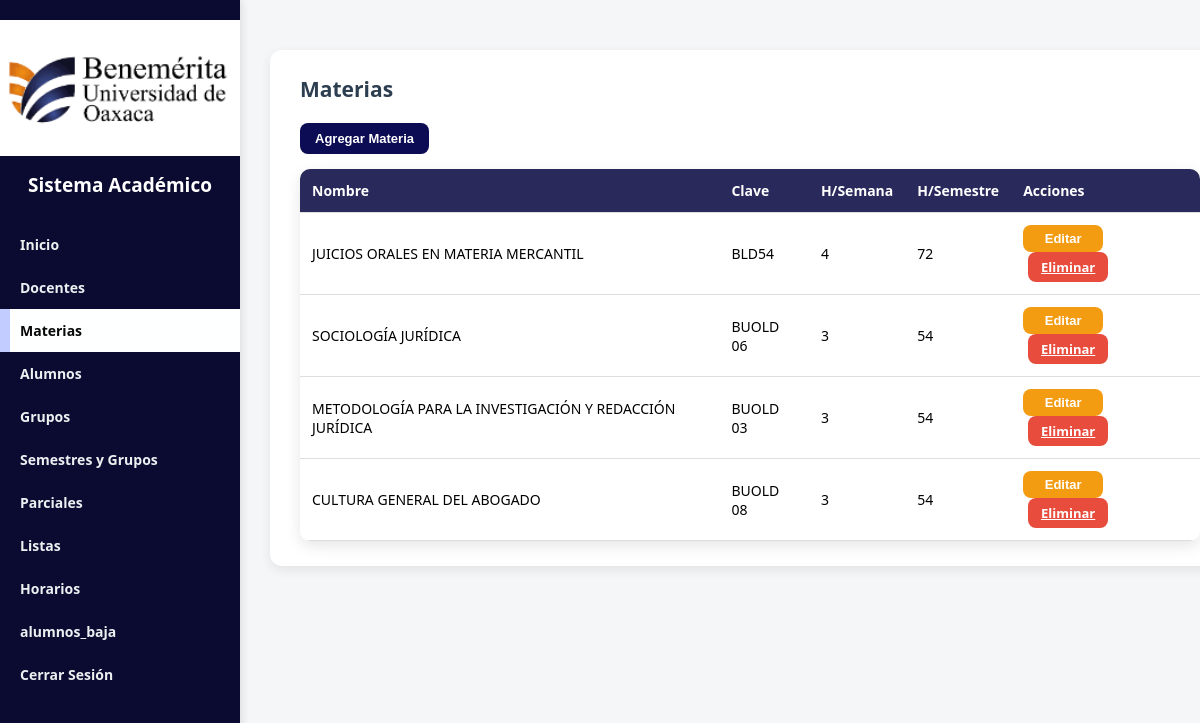
The app's page /views/materias.php (signed in) with its own data.
### tables this page shows
CREATE TABLE `materias` (
  `id_materia` int(11) NOT NULL AUTO_INCREMENT,
  `nombre` varchar(100) NOT NULL,
  `clave` varchar(50) DEFAULT NULL,
  `horas_semana` int(11) DEFAULT NULL,
  `horas_semestre` int(11) DEFAULT NULL,
  `id_carrera` int(11) NOT NULL,
  PRIMARY KEY (`id_materia`)
);

### models/MateriasModel.php (called while the page is built, shortened)
<?php
class MateriasModel {
    private $conn;
    public function __construct($conexion){
        $this->conn = $conexion;
    }
public function getMaterias($id_carrera = null){
    $sql = "SELECT m.*, c.nombre AS nombre_carrera
            FROM materias m
            LEFT JOIN carreras c ON m.id_carrera = c.id_carrera
            ORDER BY m.id_materia DESC";
    if($id_carrera){
        $sql = "SELECT m.*, c.nombre AS nombre_carrera
                FROM materias m
                LEFT JOIN carreras c ON m.id_carrera = c.id_carrera
                WHERE m.id_carrera = ?
                ORDER BY m.id_materia DESC";
        $stmt = $this->conn->prepare($sql);
        $stmt->bind_param("i", $id_carrera);
        $stmt->execute();
        $result = $stmt->get_result();
    } else {
        $result = $this->conn->query($sql);
    }
    return $result->fetch_all(MYSQLI_ASSOC);
}
}
?>

### views/materias.php (the view, shortened to what this page needs)
<?php
require_once "../config/conexion.php";
require_once "../models/MateriasModel.php";
$rol = $_SESSION['rol'];
$id_carrera = ($rol === 'coordinador') ? $_SESSION['id_carrera'] : null;
$materiaModel = new MateriasModel($conn);
$materias = $materiaModel->getMaterias($id_carrera);
?>
<div class="container-form">
    <h2>Materias</h2>
    <button class="btn-agregar" onclick="abrirModalMateria()">Agregar Materia</button>
    <table class="tabla-docentes">
        <thead>
            <tr>
                <th>Nombre</th>
                <th>Clave</th>
                <th>H/Semana</th>
                <th>H/Semestre</th>
                <th>Acciones</th>
            </tr>
        </thead>
        <tbody>
            <?php foreach ($materias as $m): ?>
                <tr
                    data-id="<?= $m['id_materia'] ?>"
                    data-nombre="<?= htmlspecialchars($m['nombre']) ?>"
                    data-clave="<?= htmlspecialchars($m['clave']) ?>"
                    data-horas_semana="<?= $m['horas_semana'] ?>"
                    data-horas_semestre="<?= $m['horas_semestre'] ?>"
                    data-id_carrera="<?= $m['id_carrera'] ?? '' ?>">
                    <td><?= htmlspecialchars($m['nombre']) ?></td>
                    <td><?= htmlspecialchars($m['clave']) ?></td>
                    <td><?= $m['horas_semana'] ?></td>
                    <td><?= $m['horas_semestre'] ?></td>
                    <td>
                        <button class="btn-editar" onclick="abrirModalMateria(<?= $m['id_materia'] ?>)">Editar</button>
                        <a href="../controllers/MateriasController.php?eliminar=<?= $m['id_materia'] ?>" class="btn-eliminar" onclick="return confirm('¿Eliminar esta materia?')">Eliminar</a>
                    </td>
                </tr>
            <?php endforeach; ?>
        </tbody>
    </table>
</div>
<?php
include "dashboard.php";
?>

### css/styles.css (style rules this page uses)
html { font-size: 14px; }
body { font-family: "Segoe UI", Tahoma, Geneva, Verdana, sans-serif; background: #f4f6f8; margin: 0; padding: 0; font-size: 1rem; }
.container-form { width: 100%; max-width: 1000px; margin: 20px auto; background: #fff; padding: 25px 30px; border-radius: 12px; box-shadow: 0 4px 12px rgba(0, 0, 0, 0.08); }
.container-form h2 { margin-top: 0; margin-bottom: 20px; color: #2c3e50; font-weight: 700; font-size: 1.5rem; }
button, .btn-agregar, .btn-editar, .btn-eliminar { border-radius: 8px; font-weight: 600; border: none; cursor: pointer; transition: all 0.3s ease; color: #fff; text-align: center; display: inline-block; font-size: 13px; }
.btn-agregar { padding: 8px 15px; background: #0c0c55; margin-bottom: 15px; }
.btn-editar, .btn-eliminar { width: 80px; padding: 6px 0; text-align: center; border-radius: 8px; font-weight: 600; font-size: 13px; border: none; cursor: pointer; color: #fff; transition: all 0.3s ease; display: inline-block; }
.btn-editar { background: #f39c12; margin-right: 5px; }
.btn-eliminar { background: #e74c3c; margin-left: 5px; }
.tabla-docentes { width: 100%; border-collapse: collapse; background-color: #fff; border-radius: 10px; overflow: hidden; box-shadow: 0 5px 15px rgba(0, 0, 0, 0.1); }
.tabla-docentes th, .tabla-docentes td { padding: 12px; text-align: left; border-bottom: 1px solid #ddd; }
.tabla-docentes th { background-color: #29295b; color: #fff; }

### records on screen
materias: nombre "JUICIOS ORALES EN MATERIA MERCANTIL", clave "BLD54", horas_semana "4", horas_semestre "72"
materias: nombre "SOCIOLOGÍA JURÍDICA", clave "BUOLD 06", horas_semana "3", horas_semestre "54"
materias: nombre "METODOLOGÍA PARA LA INVESTIGACIÓN Y REDACCIÓN JURÍDICA", clave "BUOLD 03", horas_semana "3", horas_semestre "54"
materias: nombre "CULTURA GENERAL DEL ABOGADO", clave "BUOLD 08", horas_semana "3", horas_semestre "54"
